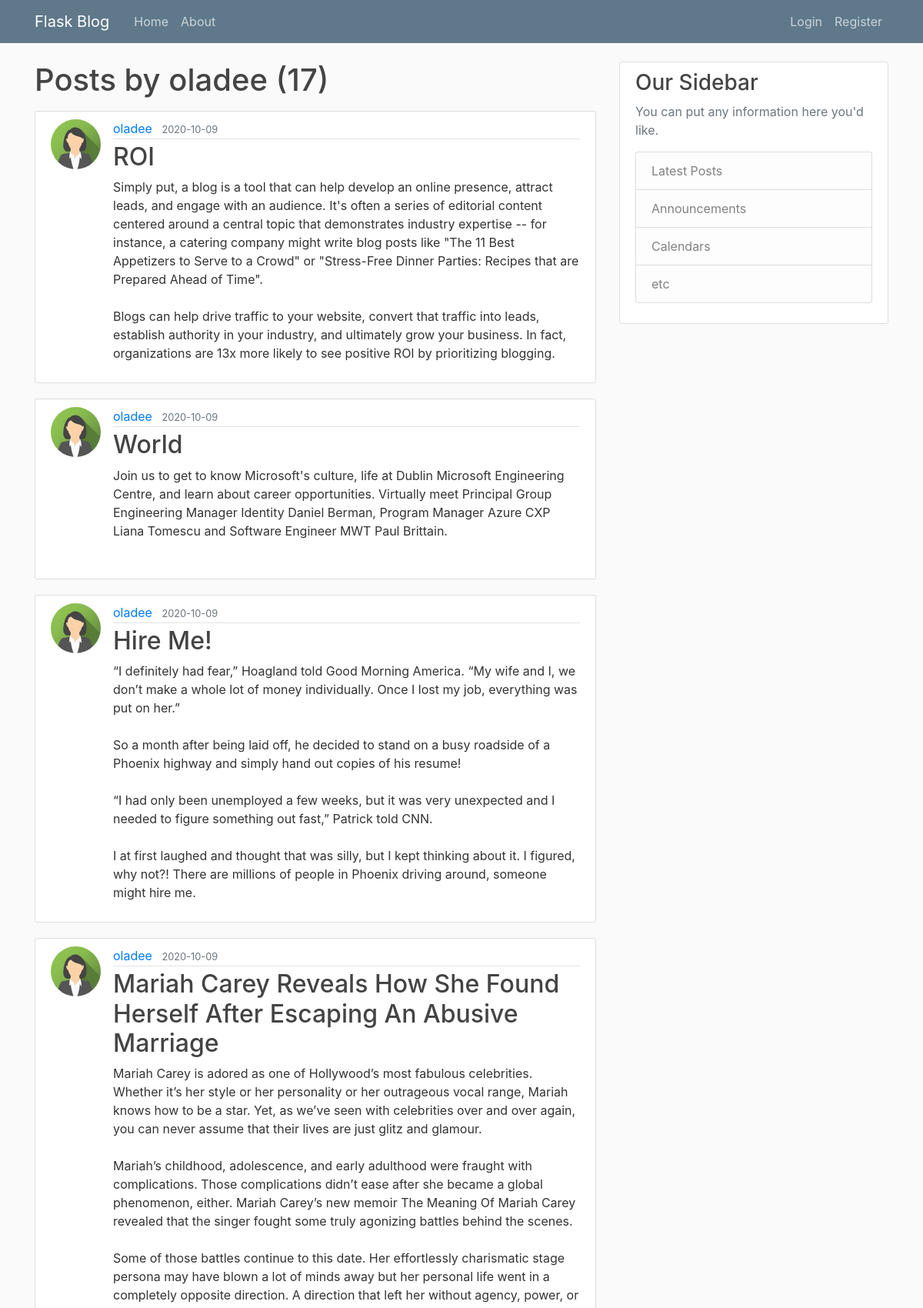
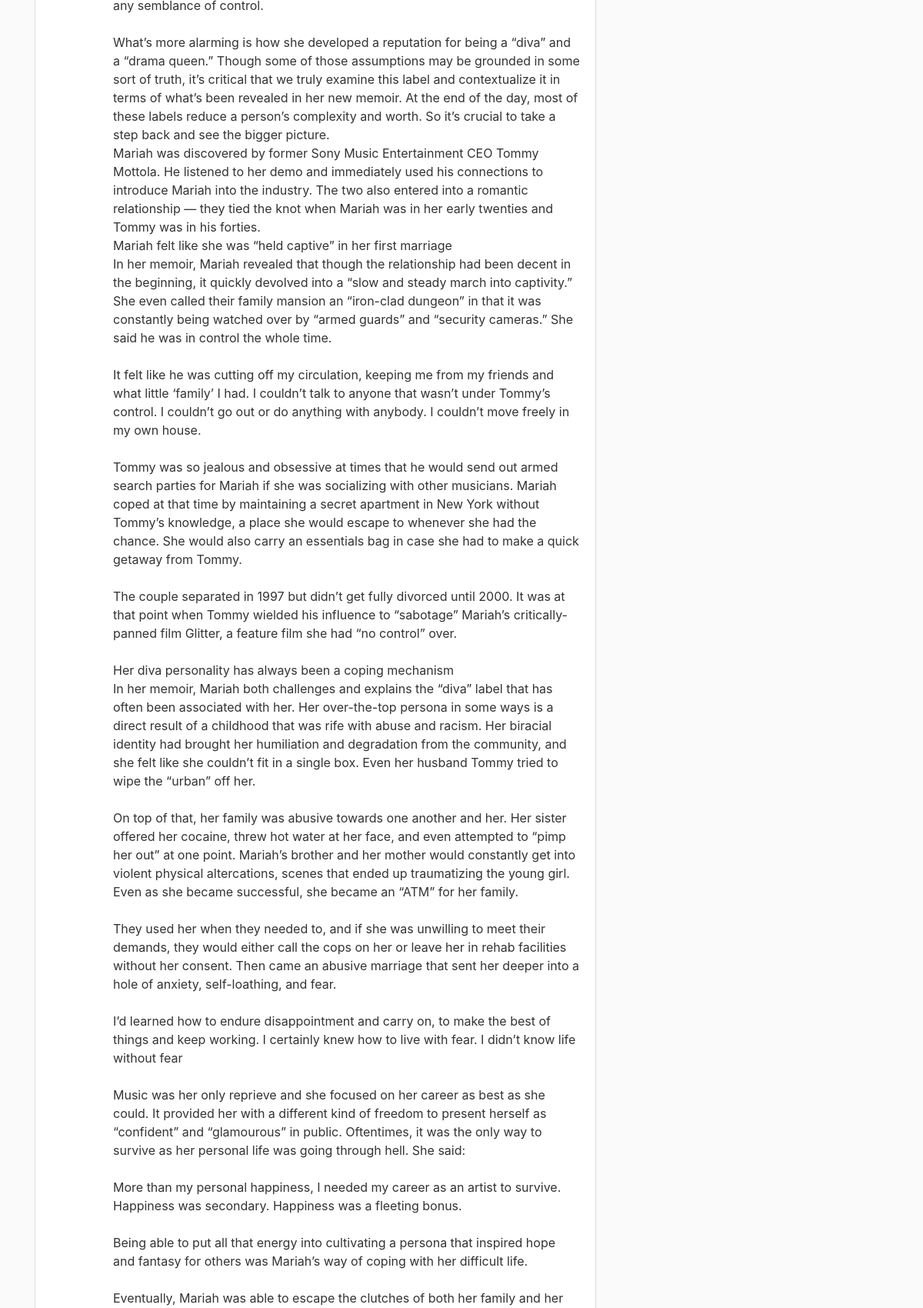
Screenshot of /user/oladee (upper part) with the database file from the repository (2 pictures, top to bottom).
### flaskblog/models.py (models this page shows, shortened)
class User(db.Model, UserMixin):
    id = db.Column(db.Integer, primary_key=True)
    username = db.Column(db.String(20), unique=True, nullable=False)
    email = db.Column(db.String(120), unique=True, nullable=False)
    image_file = db.Column(db.String(20), nullable=False, default='default.jpg')
    password = db.Column(db.String(60), nullable=False)
    posts = db.relationship('Post', backref='author', lazy=True)

class Post(db.Model):
    id = db.Column(db.Integer, primary_key=True)
    title = db.Column(db.String(100), nullable=False)
    date_posted = db.Column(db.DateTime, nullable=False, default=datetime.utcnow)
    content = db.Column(db.Text, nullable=False)
    user_id = db.Column(db.Integer, db.ForeignKey('user.id'), nullable=False)

### flaskblog/routes.py (the view)
@app.route("/user/<string:username>")
def user_posts(username):
    page = request.args.get('page', 1, type=int)
    user = User.query.filter_by(username=username).first_or_404()
    posts = Post.query.filter_by(author=user)\
        .order_by(Post.date_posted.desc())\
        .paginate(page=page, per_page=5)
    return render_template('user_posts.html', posts=posts, user=user)

### flaskblog/templates/user_posts.html (shortened to what this page needs)
{% extends "layout.html" %}
{% block content %}
    <h1 class="mb-3">Posts by {{ user.username }} ({{ posts.total }})</h1>
    {% for post in posts.items %}
        <article class="media content-section">
          <img class="rounded-circle article-img" src="{{ url_for('static', filename='images/' + post.author.image_file) }}">
          <div class="media-body">
            <div class="article-metadata">
              <a class="mr-2" href="{{ url_for('user_posts', username=post.author.username) }}">{{ post.author.username }}</a>
              <small class="text-muted">{{ post.date_posted.strftime('%Y-%m-%d') }}</small>
            </div>
            <h2><a class="article-title" href="{{ url_for('post', post_id=post.id) }}">{{ post.title }}</a></h2>
            <p class="article-content">{{ post.content }}</p>
          </div>
        </article>
    {% endfor %}
{% endblock content %}

### flaskblog/static/main.css (style rules this page uses)
body { background: #fafafa; color: #333333; margin-top: 5rem; }
h1, h2, h3, h4, h5, h6 { color: #444444; }
.content-section { background: #ffffff; padding: 10px 20px; border: 1px solid #dddddd; border-radius: 3px; margin-bottom: 20px; }
.article-title { color: #444444; }
.article-content { white-space: pre-line; }
.article-img { height: 65px; width: 65px; margin-right: 16px; }
.article-metadata { padding-bottom: 1px; margin-bottom: 4px; border-bottom: 1px solid #e3e3e3 }

### rows the page displays
User: username "oladee"
Post: image_file (picture), author.username "oladee", date_posted "2020-10-09", title "ROI", content "Simply put, a blog is a tool that can help develop an online presence, attract leads, and engage with an audience. It's often a series of editorial content centered around a central topic that demonstrates industry expertise -- for instance, a catering company might write blog posts like \"The 11 Best Appetizers to Serve to a Crowd\" or \"Stress-Free Dinner Parties: Recipes that are Prepared Ahead of Time\". Blogs can help drive traffic to your website, convert that traffic into leads, establish authority in your industry, and ultimately grow your business. In fact, organizations are 13x more likely to see positive ROI by prioritizing blogging."
Post: image_file (picture), author.username "oladee", date_posted "2020-10-09", title "World", content "Join us to get to know Microsoft's culture, life at Dublin Microsoft Engineering Centre, and learn about career opportunities. Virtually meet Principal Group Engineering Manager Identity Daniel Berman, Program Manager Azure CXP Liana Tomescu and Software Engineer MWT Paul Brittain."
Post: image_file (picture), author.username "oladee", date_posted "2020-10-09", title "Hire Me!", content "“I definitely had fear,” Hoagland told Good Morning America. “My wife and I, we don’t make a whole lot of money individually. Once I lost my job, everything was put on her.” So a month after being laid off, he decided to stand on a busy roadside of a Phoenix highway and simply hand out copies of his resume! “I had only been unemployed a few weeks, but it was very unexpected and I needed to figure something out fast,” Patrick told CNN. I at first laughed and thought that was silly, but I kept thinking about it. I figured, why not?! There are millions of people in Phoenix driving around, someone might hire me."
Post: image_file (picture), author.username "oladee", date_posted "2020-10-09", title "Mariah Carey Reveals How She Found Herself After Escaping An Abusive Marriage"

### other values shown
{{ posts.total }} "17"
